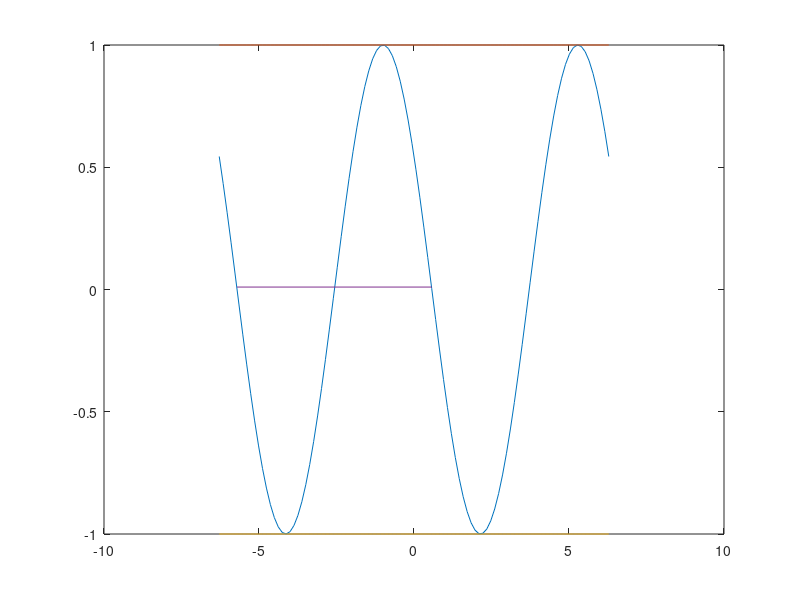

Recreate this plot in MATLAB. (Note: this script raises an error after producing the figure.)

figure('Name','Autor Nicolas David Pastran','NumberTitle','off','Color','white','position',[250 200 850 400]);    
cla('reset')
t = linspace(-2*pi,2*pi);
x = sin(t-10);
x1= 1+0*t;
x2=-1+0*t;
X=[10-5*pi 10-3*pi];
Y=[0.01 0.01];
p=plot(t,x,t,x1,t,x2,X,Y);
p(1).LineWidth = 2;
p(2).LineWidth = 2;
p(3).LineWidth = 2;
p(3).LineWidth = 2;
p(4).LineWidth = 1.2;
p(1).Color = 'blue';
p(2).Color = 'red';
p(2).LineStyle = '--';
p(3).Color = 'red';
p(3).LineStyle = '--';
p(4).Color = 'black';
p(4).Marker='o';
p(4).MarkerSize=10;

title('Sen (t-10)','Fontsize',16,'FontName','FixedWidth');
xlabel('t');
ylabel('x(t)');
legend('x(t)=sen(t-10)','Maximos','Minimos','Periodo 2 \pi','Location','northeastoutside');
legend('boxoff');
ax = gca;
ax.Legend.TextColor = 'blue';
ax.XAxis.Color = 'black';
ax.YAxis.Color = 'black';
ax.XScale = 'linear';
ax.XLim = [-2*pi 2*pi];
ax.YLim= [-1.1,1.1];
ax.YTick =-1:0.5:1; 
ax.XTick = [-2*pi -1*pi 0 1*pi 2*pi];
ax.XTickLabel = {'-2\pi','-\pi','0','\pi','2\pi'};

ax.XGrid = 'on';
ax.YGrid = 'on';
ax.GridLineStyle = '--';
ax.GridColor = [0 0 0];

ax.Layer = 'top';